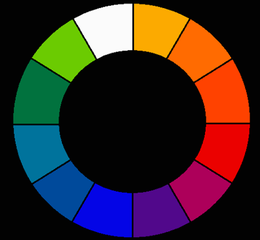
%> input picture ColorWheel.png, 260 x 240 px, shrunk from 550 x 508 before the run
$ octave pdsatter_MA7_2.m   (GNU Octave 9; MATLAB toolbox functions it lacks are replaced by stand-ins)
%> lines starting %> are read from the running program, lines starting %| are printed output that depends on the picture; in (x1, y1, x2, y2) boxes, pixels count from 0 and x2, y2 are one past the last pixel; in counts of white or black regions, pixels touching at a corner belong together; the program's own positions count from 1
%> further down, wheel is the input picture: size 240x260x3 uint8; mean R, G, B 57.1, 40.4, 38.9
### LightDark.m
function newImage = LightDark(oldImage)
% Purpose: Swaps the lightest pixels in the given image with the darkest and vice versa.
%
% Inputs:
%   oldImage = original image array
% Outputs:
%   newImage = the image array after the pixels have been swapped
%
% Remember that the above function header is only a template and the names of any input and/or
% output variables can be changed, if desired.


    brightest = [0, 0, 0];
    darkest = [255, 255, 255];

    % Find
    [row, col, ~] = size(oldImage);
%> row = 240; col = 260
    for i = 1:row
        for j = 1:col
            check = sum(oldImage(i,j,1:3));
            red = oldImage(i,j,1);
            green = oldImage(i,j,2);
            blue = oldImage(i,j,3);
            if check > sum(brightest)
                brightest = [red, green, blue];
            end
            if check < sum(darkest)
                darkest = [red, green, blue];
            end
        end
    end
%> after the loop, brightest = [255 255 255]; darkest = [0 0 0]
    % Replace
    newImage=oldImage;
    for i = 1:row
        for j = 1:col
            red = oldImage(i,j,1);
            green = oldImage(i,j,2);
            blue = oldImage(i,j,3);


            if isequal(sum(brightest), sum([red, green, blue]))
                newImage(i,j,1) = darkest(1);
                newImage(i,j,2) = darkest(2);
                newImage(i,j,3) = darkest(3);
            elseif isequal(sum(darkest), sum([red, green, blue]))
                newImage(i,j,1) = brightest(1);
                newImage(i,j,2) = brightest(2);
                newImage(i,j,3) = brightest(3);
            end
        end
    end
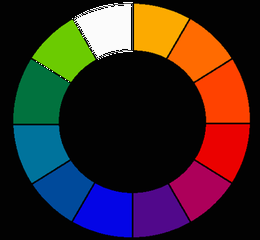
%> newImage: size 240x260x3 uint8; 0.36% of pixels changed, all inside (x1, y1, x2, y2) = (36, 2, 133, 82)

end

### Grayscale.m
function newImage = Grayscale(oldImage)
% Purpose: Converts the given image to grayscale.
%
% Inputs:
%   oldImage = original image array
% Outputs:
%   newImage = a grayscale version of the image array
%
% Remember that the above function header is only a template and the names of any input and/or
% output variables can be changed, if desired.

newImage = oldImage;
red = oldImage(:,:,1);
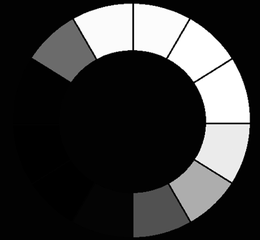
%> red: size 240x260 uint8; min 0, max 255, mean 57.1
green = oldImage(:,:,2);
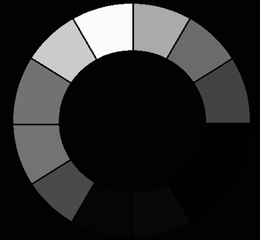
%> green: size 240x260 uint8; min 0, max 255, mean 40.4
blue = oldImage(:,:,3);

luminance = .2989 * red + 0.5870*green + 0.1141 * blue;

newImage(:,:,1) = luminance(:,:);
newImage(:,:,2) = luminance(:,:);
newImage(:,:,3) = luminance(:,:);
end

### Colorblind.m
function newImage = Colorblind(oldImage)
% Purpose: Applies the deuteranomaly filter to the given image.
%
% Inputs:
%   oldImage = original image array
% Outputs:
%   newImage = the image array with the filter applied
%
% Remember that the above function header is only a template and the names of any input and/or
% output variables can be changed, if desired.
	red = oldImage(:,:,1);
    green = oldImage(:,:,2);
    blue = oldImage(:,:,3);

    red2(:,:) = red(:,:) * .66 + green(:,:) * .34;
    green2(:,:) = red(:,:) * .55 + green(:,:) * .45;
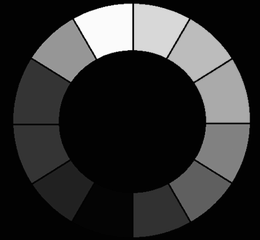
%> green2: size 240x260 uint8; min 0, max 255, mean 49.6
    blue2(:,:) = green(:,:) * .25 + blue(:,:) * .75;
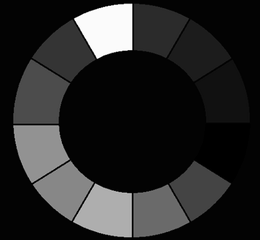
%> blue2: size 240x260 uint8; min 0, max 255, mean 40

    newImage = oldImage;
    newImage(:,:,1) = red2(:,:);
    newImage(:,:,2) = green2(:,:);
    newImage(:,:,3) = blue2(:,:);
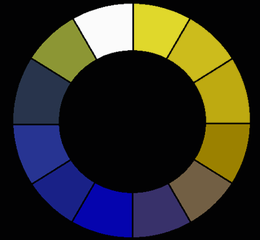
%> newImage: size 240x260x3 uint8; mean R, G, B 51.4, 49.6, 40

end

### pdsatter_MA7_2.m
% Preston Satterfield
% MA7 Q2

%% Task 1 Swap Brightest and Darkest Colors
% Create LightDark function
% identifies brightest color (closest to white) and swaps with darkest
% color (closest to blck)
wheel = imread('ColorWheel.png');

swap_wheel = LightDark(wheel);
grayscale = Grayscale(wheel);
colorblind = Colorblind(wheel);

subplot(4,2,1);
image(wheel);
title('Normal')

subplot(4,2,2);
image(swap_wheel)
title('Colors Swapped')

subplot(4,2,3);
image(grayscale)
title('Grayscale')

subplot(4,2,4);
image(colorblind)
title('Deuteranomaly')

[row,col,~] = size(wheel);
%> row = 240; col = 260
all_images = [row*2, col*2, 3];
%> all_images = [480 520 3]

for i = 1:2*row
    for j = 1:2*col
        if i <= row
            if j <=col % top left
                all_images(i,j,1) = uint8(wheel(i,j,1));
                all_images(i,j,2) = uint8(wheel(i,j,2));
                all_images(i,j,3) = uint8(wheel(i,j,3));
            else % bottom left
                all_images(i,j,1) = uint8(swap_wheel(i,j-col,1));
                all_images(i,j,2) = uint8(swap_wheel(i,j-col,2));
                all_images(i,j,3) = uint8(swap_wheel(i,j-col,3));
            end
        else
            if j <=col % top right
                all_images(i,j,1) = uint8(grayscale(i-row,j,1));
                all_images(i,j,2) = uint8(grayscale(i-row,j,2));
                all_images(i,j,3) = uint8(grayscale(i-row,j,3));
            else % bottom right
                all_images(i,j,1) = uint8(colorblind(i-row,j-col,1));
                all_images(i,j,2) = uint8(colorblind(i-row,j-col,2));
                all_images(i,j,3) = uint8(colorblind(i-row,j-col,3));
            end
        end

    end
end
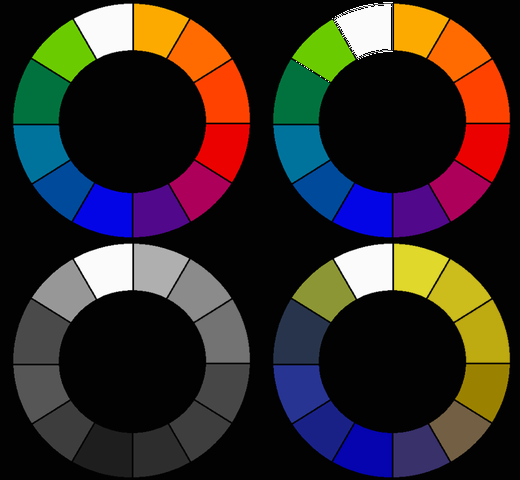
%> all_images: size 480x520x3 double; mean R, G, B 52.7, 43.9, 40.7
all_images = uint8(all_images);
%> all_images: size 480x520x3 uint8

subplot(4,2,5:8);
image(all_images)
title('All functions Applied')

%% Task 2 Grayscale
% Create grayscale function which converts image into grayscale
% luminance = 0.2989 * red + 0.5870 * green + 0.1141 * blue

%% Task 3 Deuteranomly
% Someone suffers from deuteranomaly (red-green colorblindess)
% Create function colorblind applies filter
% red = red*.66 + green * .34
% green = red*0.55 + green *.45
% blue = green * 0.25 + blue * 0.75


%% Task 4 Applications
